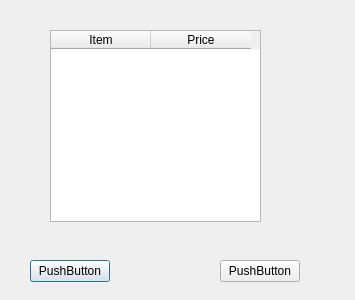
<?xml version="1.0" encoding="UTF-8"?>
<ui version="4.0">
 <class>ShoppingCart</class>
 <widget class="QDialog" name="ShoppingCart">
  <property name="geometry">
   <rect>
    <x>0</x>
    <y>0</y>
    <width>355</width>
    <height>300</height>
   </rect>
  </property>
  <property name="windowTitle">
   <string>Dialog</string>
  </property>
  <widget class="QPushButton" name="pushButton">
   <property name="geometry">
    <rect>
     <x>30</x>
     <y>260</y>
     <width>80</width>
     <height>22</height>
    </rect>
   </property>
   <property name="text">
    <string>PushButton</string>
   </property>
  </widget>
  <widget class="QPushButton" name="pushButton_2">
   <property name="geometry">
    <rect>
     <x>220</x>
     <y>260</y>
     <width>80</width>
     <height>22</height>
    </rect>
   </property>
   <property name="text">
    <string>PushButton</string>
   </property>
  </widget>
  <widget class="QTableWidget" name="tableWidget">
   <property name="geometry">
    <rect>
     <x>50</x>
     <y>30</y>
     <width>211</width>
     <height>192</height>
    </rect>
   </property>
   <column>
    <property name="text">
     <string>Item</string>
    </property>
   </column>
   <column>
    <property name="text">
     <string>Price</string>
    </property>
   </column>
  </widget>
 </widget>
 <resources/>
 <connections/>
</ui>
